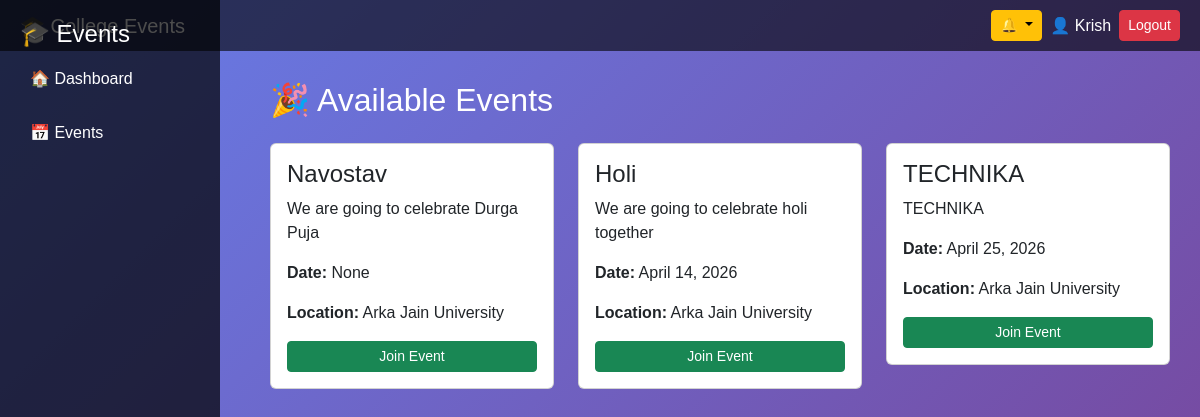
Page /events/ (signed in) on the committed database.
### events/models.py (models this page shows, shortened)
class Event(models.Model):
    title = models.CharField(max_length=200)
    description = models.TextField()
    date = models.DateTimeField()
    location = models.CharField(max_length=200)
    created_by = models.ForeignKey(User, on_delete=models.CASCADE)
    title = models.CharField(max_length=200)
    date = models.DateField()
    is_paid = models.BooleanField(default=False)
    price = models.IntegerField(default=0)

### events/views.py (the view)
# urls.py: path('events/', views.event_list, name='event_list'),
def event_list(request):
    events = Event.objects.all()
    return render(request, 'events/event_list.html', {'events': events})

### events/templates/events/event_list.html
{% extends 'events/base.html' %}
{% block content %}
<h2 class="text-white mb-4">🎉 Available Events</h2>
<div class="row">
    {% for event in events %}
    <div class="col-md-4">
        <div class="card p-3 mb-4">
            <h4>{{ event.title }}</h4>
            <p>{{ event.description }}</p>
            <p><strong>Date:</strong> {{ event.date }}</p>
            <p><strong>Location:</strong> {{ event.location }}</p>
            <a href="{% url 'register_event' event.id %}" class="btn btn-success btn-sm">
    Join Event
</a>
        </div>
    </div>
    {% endfor %}
</div>
{% endblock %}

### events/templates/events/base.html (shortened to what this page needs)
<!DOCTYPE html>
<html>
<head>
    <link href="https://cdn.jsdelivr.net/npm/bootstrap@5.3.0/dist/css/bootstrap.min.css" rel="stylesheet">
    <link rel="stylesheet" href="https://cdnjs.cloudflare.com/ajax/libs/animate.css/4.1.1/animate.min.css"/>
</head>
<body>
<div class="topbar d-flex justify-content-between align-items-center">
    <h5 class="text-white m-0">🎓 College Events</h5>
    <div class="d-flex align-items-center gap-2">
        {% if user.is_authenticated %}
        <div class="dropdown">
            <button class="btn btn-warning btn-sm dropdown-toggle" data-bs-toggle="dropdown">
                🔔
            </button>
        </div>
        <span class="text-white">👤 {{ user.username }}</span>
        <form action="{% url 'logout' %}" method="post">
            <button type="submit" class="btn btn-danger btn-sm">Logout</button>
        </form>
        {% else %}
            <a href="/login/" class="btn btn-success btn-sm">Login</a>
            <a href="/register/" class="btn btn-warning btn-sm">Register</a>
        {% endif %}
    </div>
</div>
{% if user.is_authenticated %}
<div class="sidebar" id="sidebar">
    <h4 class="text-white">🎓 Events</h4>
    <a href="/dashboard/">🏠 Dashboard</a>
    <a href="/events/">📅 Events</a>
</div>
{% endif %}
<div class="main-content animate__animated animate__fadeIn">
    {% block content %}{% endblock %}
</div>
</body>
</html>

### events/templates/events/base.html (style rules this page uses)
body { background: linear-gradient(135deg, #667eea, #764ba2); font-family: 'Poppins', sans-serif; margin: 0; }
.sidebar { height: 100vh; background: rgba(0,0,0,0.7); padding: 20px; position: fixed; width: 220px; top: 0; left: 0; }
.sidebar a { display: block; color: white; padding: 10px; margin-bottom: 10px; text-decoration: none; border-radius: 8px; }
.main-content { margin-left: 240px; padding: 30px; }
.topbar { background: rgba(0,0,0,0.6); padding: 10px 20px; }

### rows in the picture
Event: title "Navostav", description "We are going to celebrate Durga Puja", date "None", location "Arka Jain University"
Event: title "Holi", description "We are going to celebrate holi together", date "April 14, 2026", location "Arka Jain University"
Event: title "TECHNIKA", description "TECHNIKA", date "April 25, 2026", location "Arka Jain University"

### other values in the picture
{{ user.username }} "Krish"
